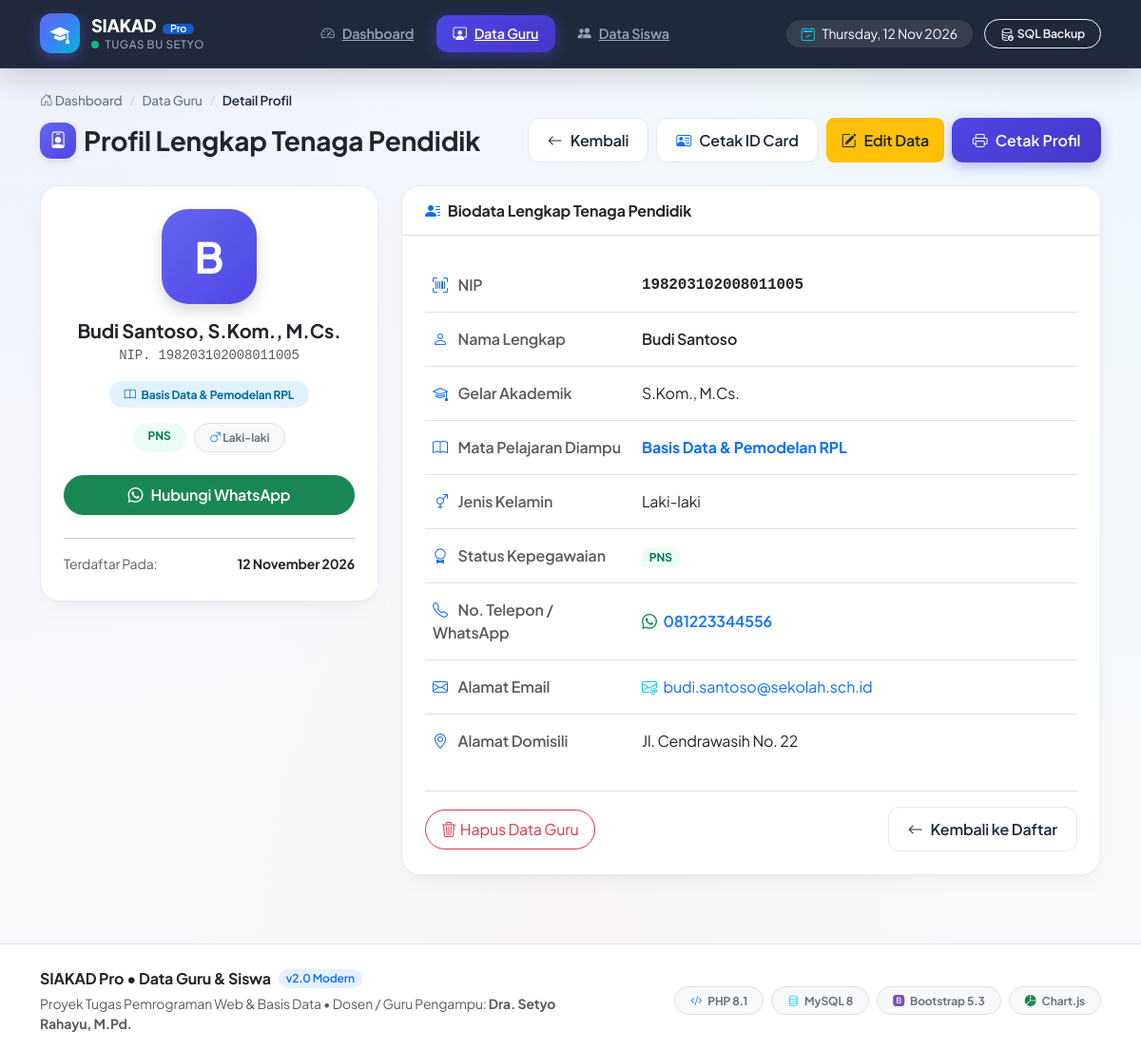
/guru/detail.php?id=2, run on the app's committed database.
### tables this page shows
CREATE TABLE `guru` (
  `id` INT(11) NOT NULL AUTO_INCREMENT,
  `nip` VARCHAR(30) NOT NULL UNIQUE,
  `nama` VARCHAR(100) NOT NULL,
  `gelar` VARCHAR(30) DEFAULT NULL,
  `mata_pelajaran` VARCHAR(100) NOT NULL,
  `jenis_kelamin` ENUM('Laki-laki', 'Perempuan') NOT NULL,
  `status_kepegawaian` ENUM('PNS', 'PPPK', 'Guru Tetap', 'Guru Honorer') NOT NULL DEFAULT 'Guru Tetap',
  `telepon` VARCHAR(20) DEFAULT NULL,
  `email` VARCHAR(100) DEFAULT NULL,
  `alamat` TEXT DEFAULT NULL,
  `created_at` TIMESTAMP DEFAULT CURRENT_TIMESTAMP,
  PRIMARY KEY (`id`)
);

### guru/detail.php (the view, shortened to what this page needs)
<?php
require_once __DIR__ . '/../config/database.php';
$id = isset($_GET['id']) ? intval($_GET['id']) : 0;
$query = mysqli_query($koneksi, "SELECT * FROM guru WHERE id = $id");
$guru = mysqli_fetch_assoc($query);
require_once __DIR__ . '/../includes/header.php';
?>
<div class="mb-4">
    <div class="breadcrumb-modern">
        <a href="<?= BASE_URL ?>/index.php"><i class="bi bi-house-door"></i> Dashboard</a>
        <span class="breadcrumb-separator">/</span>
        <a href="<?= BASE_URL ?>/guru/index.php">Data Guru</a>
        <span class="breadcrumb-separator">/</span>
        <span class="active">Detail Profil</span>
    </div>
    <div class="d-flex flex-wrap justify-content-between align-items-center gap-2">
        <h3 class="fw-bold text-dark mb-0 d-flex align-items-center gap-2">
            <span class="avatar-gradient avatar-gradient-1" style="width: 38px; height: 38px; font-size: 1.1rem;">
                <i class="bi bi-person-badge"></i>
            </span>
            Profil Lengkap Tenaga Pendidik
        </h3>
        <div class="d-flex flex-wrap gap-2">
            <a href="<?= BASE_URL ?>/guru/index.php" class="btn btn-modern-outline">
                <i class="bi bi-arrow-left"></i> Kembali
            </a>
            <a href="<?= BASE_URL ?>/guru/kartu.php?id=<?= $guru['id']; ?>" target="_blank" class="btn btn-modern-outline">
                <i class="bi bi-person-vcard text-primary"></i> Cetak ID Card
            </a>
            <a href="<?= BASE_URL ?>/guru/edit.php?id=<?= $guru['id']; ?>" class="btn btn-warning text-dark fw-semibold px-3 py-2 rounded-3 border-0 d-inline-flex align-items-center gap-2" style="border-radius: 12px;">
                <i class="bi bi-pencil-square"></i> Edit Data
            </a>
            <button onclick="window.print()" class="btn btn-modern-primary">
                <i class="bi bi-printer"></i> Cetak Profil
            </button>
        </div>
    </div>
</div>
<div class="row g-4">
    <div class="col-lg-4">
        <div class="card card-modern text-center p-4">
            <div class="avatar-gradient avatar-gradient-1 mx-auto mb-3 shadow" style="width: 100px; height: 100px; font-size: 2.8rem; border-radius: 28px;">
                <?= strtoupper(substr($guru['nama'], 0, 1)); ?>
            </div>
            <h5 class="fw-bold text-dark mb-1">
                <?= htmlspecialchars($guru['nama']); ?><?= !empty($guru['gelar']) ? ', ' . htmlspecialchars($guru['gelar']) : ''; ?>
            </h5>
            <p class="text-muted small mb-3 font-monospace">NIP. <?= htmlspecialchars($guru['nip']); ?></p>
            <div class="mb-3">
                <span class="badge badge-soft-info px-3 py-2 rounded-pill">
                    <i class="bi bi-book me-1"></i> <?= htmlspecialchars($guru['mata_pelajaran']); ?>
                </span>
            </div>
            <div class="d-flex justify-content-center gap-2 mb-4">
                <span class="badge badge-soft-success px-3 py-2 rounded-pill">
                    <?= htmlspecialchars($guru['status_kepegawaian']); ?>
                </span>
                <span class="badge bg-light text-secondary border px-3 py-2 rounded-pill">
                    <?= $guru['jenis_kelamin'] == 'Laki-laki' ? '<i class="bi bi-gender-male text-primary"></i> Laki-laki' : '<i class="bi bi-gender-female text-danger"></i> Perempuan'; ?>
                </span>
            </div>
            <?php if (!empty($guru['telepon'])): ?>
                <a href="https://wa.me/<?= preg_replace('/[^0-9]/', '', $guru['telepon']); ?>" target="_blank" class="btn btn-success rounded-pill w-100 py-2 d-inline-flex align-items-center justify-content-center gap-2 fw-semibold shadow-sm mb-2">
                    <i class="bi bi-whatsapp"></i> Hubungi WhatsApp
                </a>
            <?php endif; ?>
            <hr class="my-3">
            <div class="text-start small text-muted">
                <div class="d-flex justify-content-between mb-1">
                    <span>Terdaftar Pada:</span>
                    <strong class="text-dark"><?= date('d F Y', strtotime($guru['created_at'])); ?></strong>
                </div>
            </div>
        </div>
    </div>
    <div class="col-lg-8">
        <div class="card card-modern h-100">
            <div class="card-header bg-white py-3 px-4 border-bottom">
                <h6 class="fw-bold text-dark mb-0 d-flex align-items-center gap-2">
                    <i class="bi bi-person-lines-fill text-primary"></i> Biodata Lengkap Tenaga Pendidik
                </h6>
            </div>
            <div class="card-body p-4">
                <div class="table-responsive">
                    <table class="table table-borderless align-middle mb-0">
                        <tbody>
                            <tr>
                                <th style="width: 220px;" class="text-muted fw-semibold py-3 border-bottom"><i class="bi bi-upc-scan text-primary me-2"></i> NIP</th>
                                <td class="fw-bold font-monospace text-dark py-3 border-bottom"><?= htmlspecialchars($guru['nip']); ?></td>
                            </tr>
                            <tr>
                                <th class="text-muted fw-semibold py-3 border-bottom"><i class="bi bi-person text-primary me-2"></i> Nama Lengkap</th>
                                <td class="fw-semibold text-dark py-3 border-bottom"><?= htmlspecialchars($guru['nama']); ?></td>
                            </tr>
                            <tr>
                                <th class="text-muted fw-semibold py-3 border-bottom"><i class="bi bi-mortarboard text-primary me-2"></i> Gelar Akademik</th>
                                <td class="text-dark py-3 border-bottom"><?= !empty($guru['gelar']) ? htmlspecialchars($guru['gelar']) : '<span class="text-muted">-</span>'; ?></td>
                            </tr>
                            <tr>
                                <th class="text-muted fw-semibold py-3 border-bottom"><i class="bi bi-book text-primary me-2"></i> Mata Pelajaran Diampu</th>
                                <td class="fw-bold text-primary py-3 border-bottom"><?= htmlspecialchars($guru['mata_pelajaran']); ?></td>
                            </tr>
                            <tr>
                                <th class="text-muted fw-semibold py-3 border-bottom"><i class="bi bi-gender-ambiguous text-primary me-2"></i> Jenis Kelamin</th>
                                <td class="text-dark py-3 border-bottom"><?= htmlspecialchars($guru['jenis_kelamin']); ?></td>
                            </tr>
                            <tr>
                                <th class="text-muted fw-semibold py-3 border-bottom"><i class="bi bi-award text-primary me-2"></i> Status Kepegawaian</th>
                                <td class="py-3 border-bottom"><span class="badge badge-soft-success"><?= htmlspecialchars($guru['status_kepegawaian']); ?></span></td>
                            </tr>
                            <tr>
                                <th class="text-muted fw-semibold py-3 border-bottom"><i class="bi bi-telephone text-primary me-2"></i> No. Telepon / WhatsApp</th>
                                <td class="text-dark py-3 border-bottom">
                                    <?php if (!empty($guru['telepon'])): ?>
                                        <a href="https://wa.me/<?= preg_replace('/[^0-9]/', '', $guru['telepon']); ?>" target="_blank" class="text-decoration-none fw-semibold">
                                            <i class="bi bi-whatsapp text-success me-1"></i> <?= htmlspecialchars($guru['telepon']); ?>
                                        </a>
                                    <?php else: ?>
                                        <span class="text-muted">-</span>
                                    <?php endif; ?>
                                </td>
                            </tr>
                            <tr>
                                <th class="text-muted fw-semibold py-3 border-bottom"><i class="bi bi-envelope text-primary me-2"></i> Alamat Email</th>
                                <td class="text-dark py-3 border-bottom">
                                    <?php if (!empty($guru['email'])): ?>
                                        <a href="mailto:<?= htmlspecialchars($guru['email']); ?>" class="text-decoration-none">
                                            <i class="bi bi-envelope-at text-info me-1"></i> <?= htmlspecialchars($guru['email']); ?>
                                        </a>
                                    <?php else: ?>
                                        <span class="text-muted">-</span>
                                    <?php endif; ?>
                                </td>
                            </tr>
                            <tr>
                                <th class="text-muted fw-semibold py-3 align-top"><i class="bi bi-geo-alt text-primary me-2"></i> Alamat Domisili</th>
                                <td class="text-dark py-3"><?= !empty($guru['alamat']) ? nl2br(htmlspecialchars($guru['alamat'])) : '<span class="text-muted">-</span>'; ?></td>
                            </tr>
                        </tbody>
                    </table>
                </div>
                <div class="mt-4 pt-3 border-top d-flex justify-content-between align-items-center">
                    <a href="<?= BASE_URL ?>/guru/hapus.php?id=<?= $guru['id']; ?>" class="btn btn-outline-danger rounded-pill px-3 py-2 btn-hapus-konfirmasi d-inline-flex align-items-center gap-1" data-nama="<?= htmlspecialchars($guru['nama']); ?>">
                        <i class="bi bi-trash3"></i> Hapus Data Guru
                    </a>
                    <a href="<?= BASE_URL ?>/guru/index.php" class="btn btn-modern-outline">
                        <i class="bi bi-arrow-left"></i> Kembali ke Daftar
                    </a>
                </div>
            </div>
        </div>
    </div>
</div>
<?php require_once __DIR__ . '/../includes/footer.php'; ?>

### includes/header.php (style rules this page uses)
:root { --primary: #4f46e5; --primary-hover: #4338ca; --primary-light: #eef2ff; --secondary: #0ea5e9; --success: #10b981; --warning: #f59e0b; --danger: #ef4444; --dark: #0f172a; --dark-card: #1e293b; --surface: #ffffff; --bg-page: #f8fafc; --border-color: #e2e8f0; --text-main: #1e293b; --text-muted: #64748b; --radius-sm: 8px; --radius-md: 14px; --radius-lg: 20px; --radius-xl: 28px; --shadow-subtle: 0 1px 3px 0 rgba(0, 0, 0, 0.05), 0 1px 2px -1px rgba(0, 0, 0, 0.05); --shadow-card: 0 10px 25px -5px rgba(15, 23, 42, 0.05), 0 8px 10px -6px rgba(15, 23, 42, 0.03); --shadow-hover: 0 20px 35px -10px rgba(79, 70, 229, 0.12), 0 10px 15px -3px rgba(15, 23, 42, 0.05); }
* { box-sizing: border-box; }
body { font-family: 'Plus Jakarta Sans', -apple-system, BlinkMacSystemFont, "Segoe UI", Roboto, sans-serif; background-color: var(--bg-page); background-image: radial-gradient(at 0% 0%, rgba(99, 102, 241, 0.07) 0px, transparent 50%), radial-gradient(at 100% 0%, rgba(14, 165, 233, 0.06) 0px, transparent 50%), radial-gradient(at 50% 100%, rgba(244, 63, 94, 0.04) 0px, transparent 50%); background-attachment: fixed; color: var(--text-main); min-height: 100vh; display: flex; flex-direction: column; letter-spacing: -0.01em; -webkit-font-smoothing: antialiased; }
.card-modern { background-color: var(--surface); border: 1px solid rgba(226, 232, 240, 0.8); border-radius: var(--radius-lg); box-shadow: var(--shadow-card); transition: all 0.3s cubic-bezier(0.4, 0, 0.2, 1); overflow: hidden; }
.btn-modern-primary { background: linear-gradient(135deg, #4f46e5 0%, #4338ca 100%); color: #ffffff; border: none; font-weight: 600; padding: 0.65rem 1.35rem; border-radius: 12px; box-shadow: 0 4px 14px rgba(79, 70, 229, 0.35); transition: all 0.25s ease; display: inline-flex; align-items: center; gap: 8px; }
.btn-modern-outline { background: #ffffff; color: var(--text-main); border: 1px solid var(--border-color); font-weight: 600; padding: 0.65rem 1.25rem; border-radius: 12px; transition: all 0.2s ease; display: inline-flex; align-items: center; gap: 8px; }
.badge-soft-success { background-color: #ecfdf5; color: #047857; }
.badge-soft-info { background-color: #e0f2fe; color: #0369a1; }
.avatar-gradient { width: 44px; height: 44px; border-radius: 12px; display: inline-flex; align-items: center; justify-content: center; font-weight: 700; font-size: 1rem; color: white; box-shadow: 0 4px 10px rgba(0, 0, 0, 0.08); flex-shrink: 0; }
.avatar-gradient-1 { background: linear-gradient(135deg, #6366f1, #4f46e5); }
.breadcrumb-modern { display: flex; align-items: center; gap: 8px; margin-bottom: 0.5rem; font-size: 0.85rem; }
.breadcrumb-modern a { color: #64748b; text-decoration: none; font-weight: 500; transition: color 0.15s ease; }
.breadcrumb-modern .active { color: #1e293b; font-weight: 600; }
.breadcrumb-separator { color: #cbd5e1; font-size: 0.75rem; }

### data on the page
guru: nama "B", nama "Budi Santoso", gelar "S.Kom., M.Cs.", nip "198203102008011005", mata_pelajaran "Basis Data & Pemodelan RPL", status_kepegawaian "PNS", created_at "12 November 2026", jenis_kelamin "Laki-laki", telepon "081223344556", email "budi.santoso@sekolah.sch.id", alamat "Jl. Cendrawasih No. 22"
